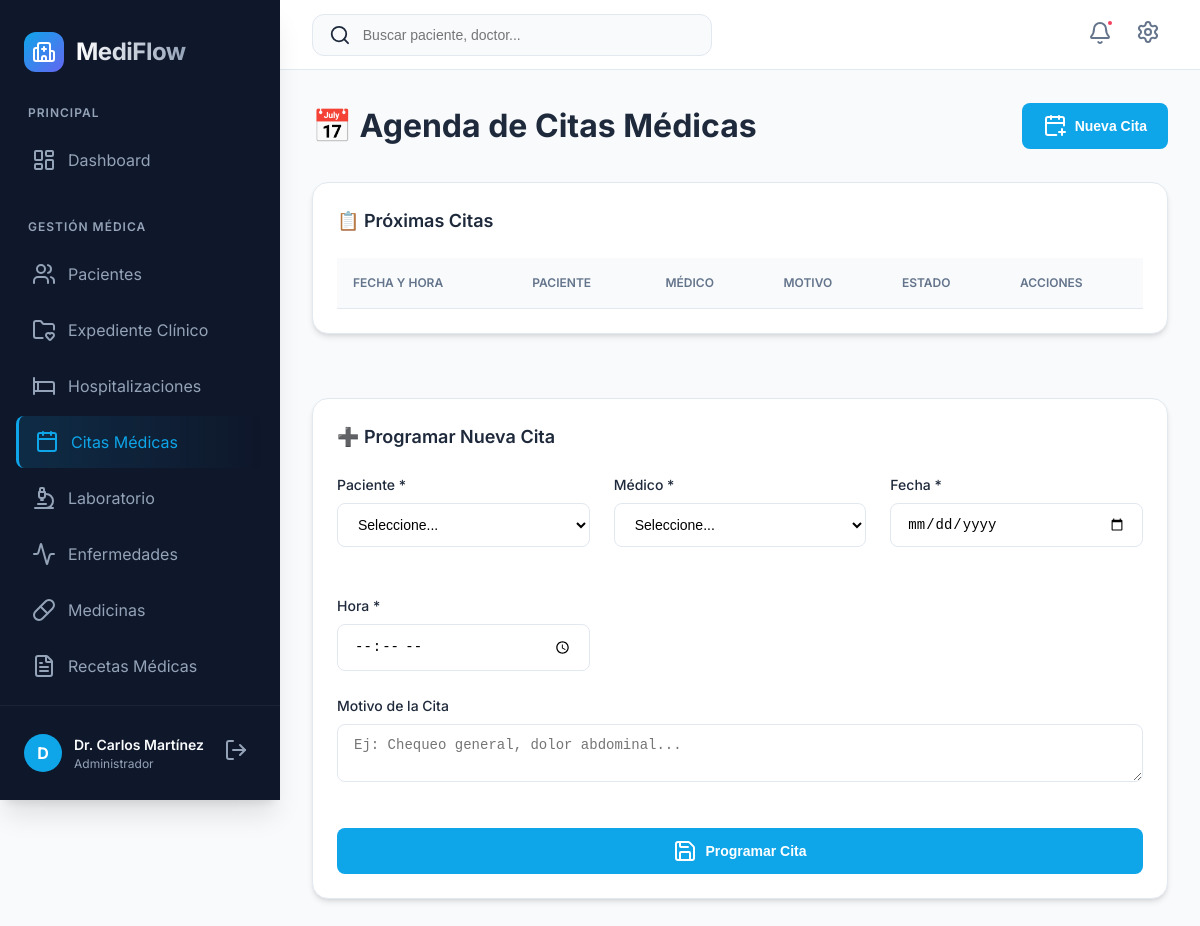
The page /citas.php (signed in) on the database as committed earlier.
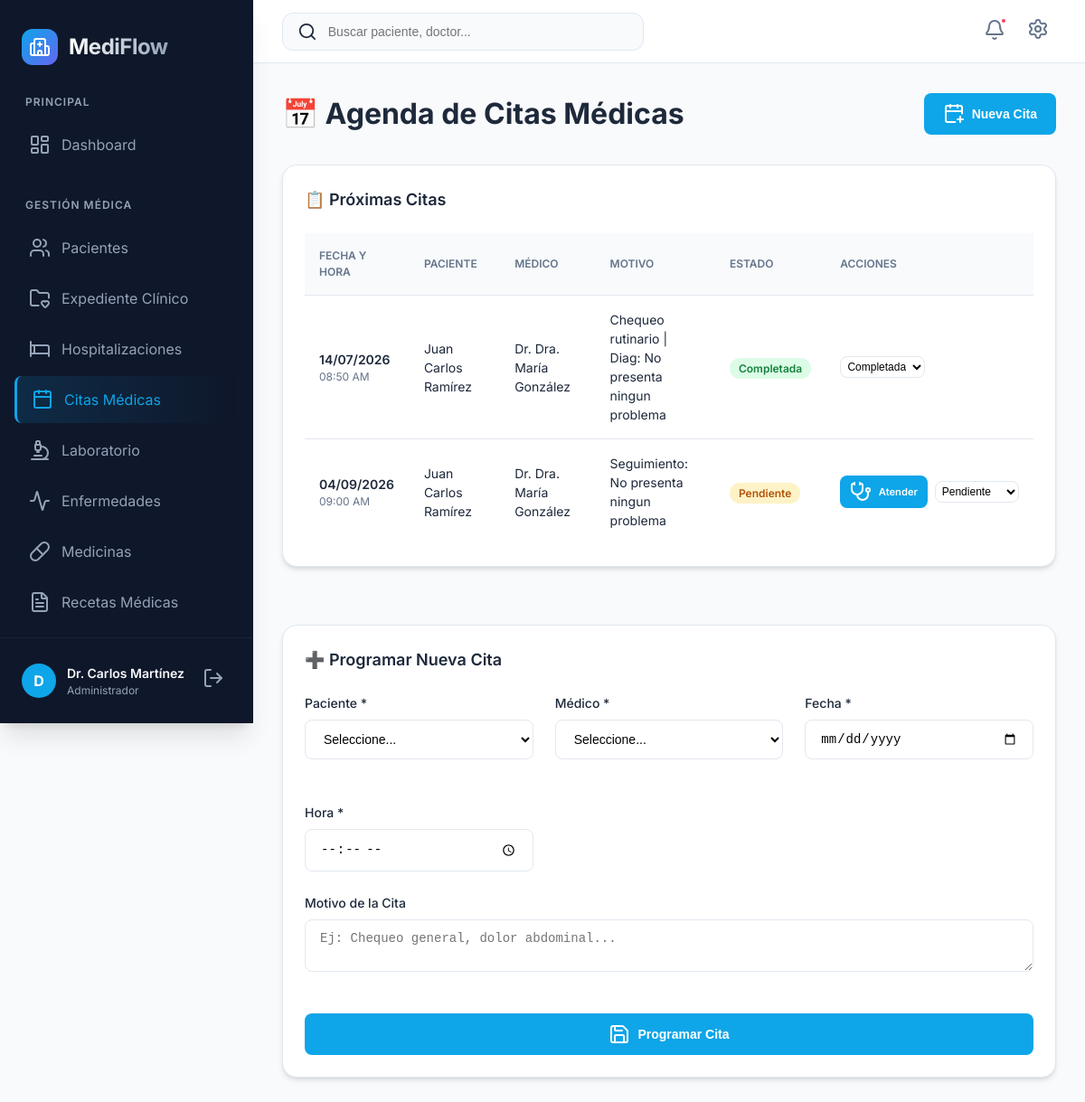
The same page on the database as committed later.
### tables this page shows
CREATE TABLE `cita` (
  `codigocita` int NOT NULL AUTO_INCREMENT,
  `codigopaciente` int NOT NULL,
  `codigoempleado` int NOT NULL,
  `fecha_cita` date NOT NULL,
  `hora_cita` time NOT NULL,
  `motivo` varchar(255) DEFAULT NULL,
  `estado` enum('pendiente','completada','cancelada') DEFAULT 'pendiente',
  `created_at` timestamp NULL DEFAULT CURRENT_TIMESTAMP,
  PRIMARY KEY (`codigocita`),
  KEY `codigopaciente` (`codigopaciente`),
  KEY `codigoempleado` (`codigoempleado`),
  CONSTRAINT `cita_ibfk_1` FOREIGN KEY (`codigopaciente`) REFERENCES `paciente` (`codigopaciente`) ON DELETE CASCADE,
  CONSTRAINT `cita_ibfk_2` FOREIGN KEY (`codigoempleado`) REFERENCES `empleado` (`codigoempleado`)
);

CREATE TABLE `paciente` (
  `codigopaciente` int NOT NULL AUTO_INCREMENT,
  `nombrepaciente` varchar(150) NOT NULL,
  `dui` varchar(10) NOT NULL,
  `fechanacimiento` date NOT NULL,
  `genero` enum('M','F','Otro') NOT NULL,
  `direccion` text,
  `telefono` varchar(20) DEFAULT NULL,
  `correo` varchar(100) DEFAULT NULL,
  `codigomunicipio` int DEFAULT NULL,
  `tipo_sangre` enum('A+','A-','B+','B-','AB+','AB-','O+','O-') DEFAULT NULL,
  `alergias` text,
  `contacto_emergencia` varchar(150) DEFAULT NULL,
  `telefono_emergencia` varchar(20) DEFAULT NULL,
  `created_at` timestamp NOT NULL DEFAULT CURRENT_TIMESTAMP,
  `updated_at` timestamp NOT NULL DEFAULT CURRENT_TIMESTAMP ON UPDATE CURRENT_TIMESTAMP,
  PRIMARY KEY (`codigopaciente`),
  UNIQUE KEY `dui` (`dui`),
  KEY `codigomunicipio` (`codigomunicipio`),
  KEY `idx_dui` (`dui`),
  KEY `idx_nombre` (`nombrepaciente`),
  CONSTRAINT `paciente_ibfk_1` FOREIGN KEY (`codigomunicipio`) REFERENCES `municipio` (`codigomunicipio`) ON DELETE SET NULL
);

CREATE TABLE `empleado` (
  `codigoempleado` int NOT NULL AUTO_INCREMENT,
  `nombreempleado` varchar(150) NOT NULL,
  `correoempleado` varchar(100) NOT NULL,
  `clave` varchar(255) NOT NULL,
  `rol` enum('admin','doctor','enfermera','recepcionista') NOT NULL DEFAULT 'recepcionista',
  `telefono` varchar(20) DEFAULT NULL,
  `especialidad` varchar(100) DEFAULT NULL,
  `fecha_contratacion` date DEFAULT NULL,
  `estado` enum('activo','inactivo') DEFAULT 'activo',
  `created_at` timestamp NOT NULL DEFAULT CURRENT_TIMESTAMP,
  `updated_at` timestamp NOT NULL DEFAULT CURRENT_TIMESTAMP ON UPDATE CURRENT_TIMESTAMP,
  PRIMARY KEY (`codigoempleado`),
  UNIQUE KEY `correoempleado` (`correoempleado`),
  KEY `idx_correo` (`correoempleado`),
  KEY `idx_rol` (`rol`)
);

### citas.php (the view, shortened to what the changed rows need)
<?php
require_once("includes/db.php");
$citas = $conn->query("
    SELECT c.*, p.nombrepaciente, e.nombreempleado
    FROM cita c
    JOIN paciente p ON c.codigopaciente=p.codigopaciente
    JOIN empleado e ON c.codigoempleado=e.codigoempleado
    ORDER BY c.fecha_cita ASC, c.hora_cita ASC
");
?>
<?php
require_once("includes/header.php");
require_once("includes/sidebar.php");
?>
<div class="card-header" style="margin-bottom: 2rem;">
    <h1 style="margin: 0;">📅 Agenda de Citas Médicas</h1>
</div>
<div style="display: grid; grid-template-columns: 1fr; gap: 2rem;">
    <div class="card">
        <div class="card-header"><h2 class="card-title">📋 Próximas Citas</h2></div>
        <div class="table-container">
            <table>
                <thead>
                    <tr>
                        <th>Fecha y Hora</th>
                        <th>Paciente</th>
                        <th>Médico</th>
                        <th>Motivo</th>
                        <th>Estado</th>
                        <th>Acciones</th>
                    </tr>
                </thead>
                <tbody>
                    <?php while($c = $citas->fetch_assoc()): ?>
                    <tr>
                        <td>
                            <div style="font-weight: 600;"><?= date('d/m/Y', strtotime($c['fecha_cita'])) ?></div>
                            <div style="font-size: 0.75rem; color: var(--text-muted);"><?= date('h:i A', strtotime($c['hora_cita'])) ?></div>
                        </td>
                        <td><?= htmlspecialchars($c['nombrepaciente']) ?></td>
                        <td>Dr. <?= htmlspecialchars($c['nombreempleado']) ?></td>
                        <td><div style="max-width: 200px; font-size: 0.875rem;"><?= htmlspecialchars($c['motivo']) ?></div></td>
                        <td>
                            <?php
                            $bg = 'badge-warning';
                            if($c['estado']=='completada') $bg='badge-success';
                            elseif($c['estado']=='cancelada') $bg='badge-danger';
                            ?>
                            <span class="badge <?= $bg ?>"><?= ucfirst($c['estado']) ?></span>
                        </td>
                        <td>
                            <div style="display: flex; gap: 0.5rem; align-items: center;">
                                <?php if($c['estado'] == 'pendiente'): ?>
                                <a href="atencion.php?codigocita=<?= $c['codigocita'] ?>" class="btn btn-primary" style="font-size: 0.7rem; padding: 0.3rem 0.6rem;" title="Iniciar Consulta">
                                    <i data-lucide="stethoscope"></i> Atender
                                </a>
                                <?php endif; ?>
                                <select onchange="cambiarEstado(<?= $c['codigocita'] ?>, this.value)" class="form-control" style="font-size: 0.75rem; padding: 0.2rem; width: auto;">
                                    <option value="pendiente" <?= $c['estado']=='pendiente'?'selected':'' ?>>Pendiente</option>
                                    <option value="completada" <?= $c['estado']=='completada'?'selected':'' ?>>Completada</option>
                                </select>
                            </div>
                        </td>
                    </tr>
                    <?php endwhile; ?>
                </tbody>
            </table>
        </div>
    </div>
    <div class="card" id="formCita">
        <div class="card-header"><h2 class="card-title">➕ Programar Nueva Cita</h2></div>
    </div>
</div>
<?php require_once("includes/footer.php"); ?>

Rows that differ between the two databases and show on the page:
added cita: fecha_cita "14/07/2026", hora_cita "08:50 AM", codigopaciente.nombrepaciente "Juan Carlos Ramírez", codigoempleado.nombreempleado "Dra. María González", motivo "Chequeo rutinario | Diag: No presenta ningun problema", estado "Completada", estado+codigocita "Completada"
added cita: fecha_cita "04/09/2026", hora_cita "09:00 AM", codigopaciente.nombrepaciente "Juan Carlos Ramírez", codigoempleado.nombreempleado "Dra. María González", motivo "Seguimiento: No presenta ningun problema", estado "Pendiente", estado+codigocita "Pendiente"
